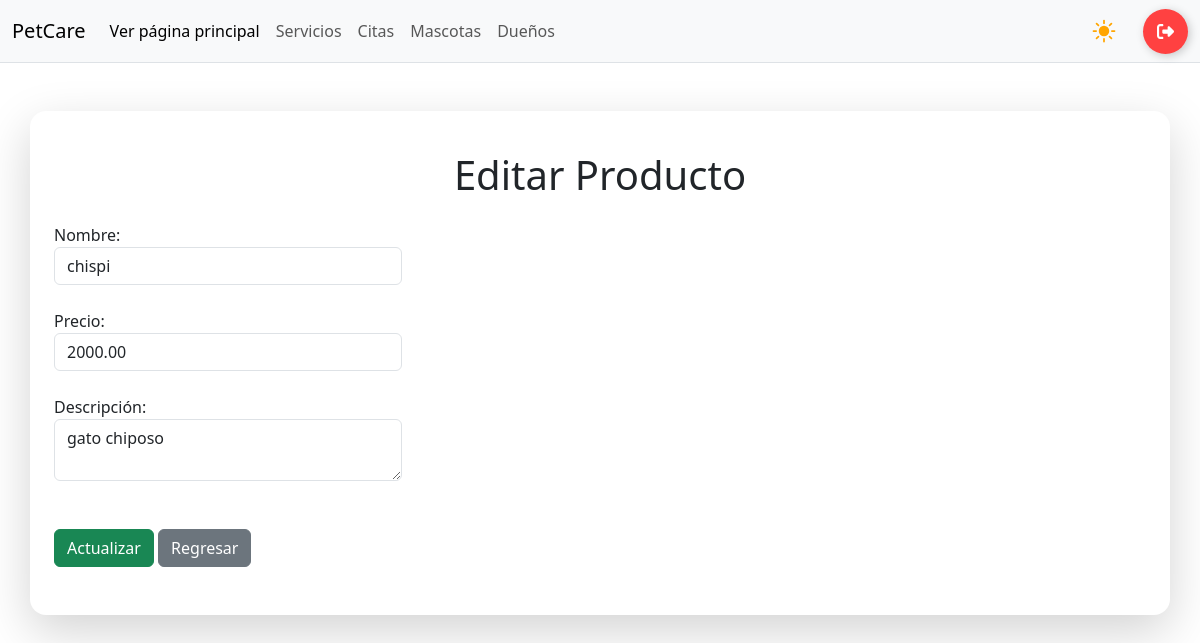
The page /editar/4/ on the database its author committed.
### app/models.py (models this page shows, shortened)
class SERVICIO(models.Model):
    nombre = models.CharField(max_length=100)
    precio = models.DecimalField(max_digits=10, decimal_places=2)
    descripcion = models.TextField(blank=True, null= True)

### app/views.py (the view)
# urls.py: path('editar/<int:id>/', views.editar_producto, name='editar'),
def editar_producto(request, id):
    producto = get_object_or_404(SERVICIO, id=id)
    if request.method == 'POST':
        producto.nombre = request.POST['nombre']
        producto.precio = request.POST['precio']
        producto.descripcion = request.POST['descripcion']
        producto.save()
        return redirect('listar')
    return render(request, 'editar.html', {'producto': producto})

### app/templates/editar.html (shortened to what this page needs)
{% load static %}
<!DOCTYPE html>
<html lang="en">
<head>
    {% include 'referencias.html' %}
    <link rel="stylesheet" href="{% static 'css/panel.css' %}">
</head>
<body>
    {% include 'navbar-panel.html' %}
    <main class="container p-4 mt-5 rounded-4 shadow-lg bg-white">
        <h1 class="mt-3 mb-4 text-center">Editar Producto</h1>
        <form method="post">
            <div class="row">
                <div class="col-4">
                    Nombre: <input type="text" name="nombre" value="{{ producto.nombre }}" pattern="[A-Za-z\s]+" class="form-control"><br>
                    Precio: <input type="text" name="precio" value="{{ producto.precio }}" pattern="^\d+(\.\d{1,2})?$" class="form-control"><br>
                    Descripción: <textarea type="area" name="descripcion" class="form-control">{{ producto.descripcion }}</textarea><br>
                    <button type="submit" class="btn btn-success">Actualizar</button>
                    <a href="{% url 'listar' %}" class="btn btn-secondary mb-4 mt-4">Regresar</a>
                </div>
            </div>
        </form>
    </main>
</body>
</html>

### app/static/css/panel.css (style rules this page uses)
:root { color-scheme: light dark; }

### rows shown on the page
SERVICIO: nombre "chispi", precio "2000.00", descripcion "gato chiposo"
